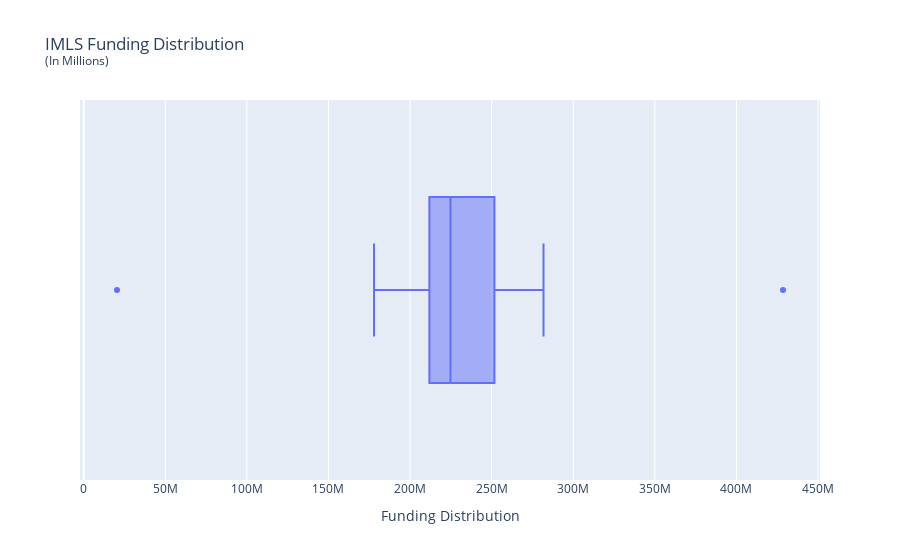

Notebook code for this chart:
### Markdown cell above
### Analysis

IMLS funding has generally been trending upwards from 1997 to 2022. There were two major funding increases: first one span 1997-1998 and second one span 2020-2021. One potential reason for the latter increase was libraries, and museum services began to serve the public after the COVID-19 pandemic. There was a major decrease spanning from 2021-2022, where funding decreased back to the 2020 level. Besides the major increases and decrease, funding generally hovered from 200M to 270M.

### Code cell
# 2. What was the funding distribution from 1997-2022?
fig = px.box(funding_by_year_df, x='Funding by Year', title='IMLS Funding Distribution<br><sup>(In Millions)</sup>')

fig.update_layout(xaxis_title='Funding Distribution',
                 width=150)

fig.show()

### Figure 1 — Plotly figure (JSON) as saved in the notebook; plotly's stock layout.template omitted (floating-point values rounded to 4 significant figures)
{"data": [{"alignmentgroup": "True", "hovertemplate": "Funding by Year=%{x}<extra></extra>", "legendgroup": "", "marker": {"color": "#636efa"}, "name": "", "notched": false, "offsetgroup": "", "orientation": "h", "showlegend": false, "type": "box", "x": [20408446, 177913124, 186541267, 186352846, 214025781, 227681450, 235598705, 248518389, 269613415, 229037824, 245511112, 251709731, 258194874, 270521707, 224211265, 215919977, 205789081, 211823210, 210780592, 214548036, 213477255, 223554219, 225270690, 281762385, 428521451, 261592895], "x0": " ", "xaxis": "x", "y0": " ", "yaxis": "y"}], "layout": {"autosize": true, "boxmode": "group", "legend": {"tracegroupgap": 0}, "title": {"text": "IMLS Funding Distribution<br><sup>(In Millions)</sup>"}, "xaxis": {"anchor": "y", "autorange": true, "domain": [0, 1], "range": [-2264000.0, 451200000.0], "title": {"text": "Funding Distribution"}, "type": "linear"}, "yaxis": {"anchor": "x", "autorange": true, "domain": [0, 1], "range": [-0.5, 0.5], "type": "category"}}}
